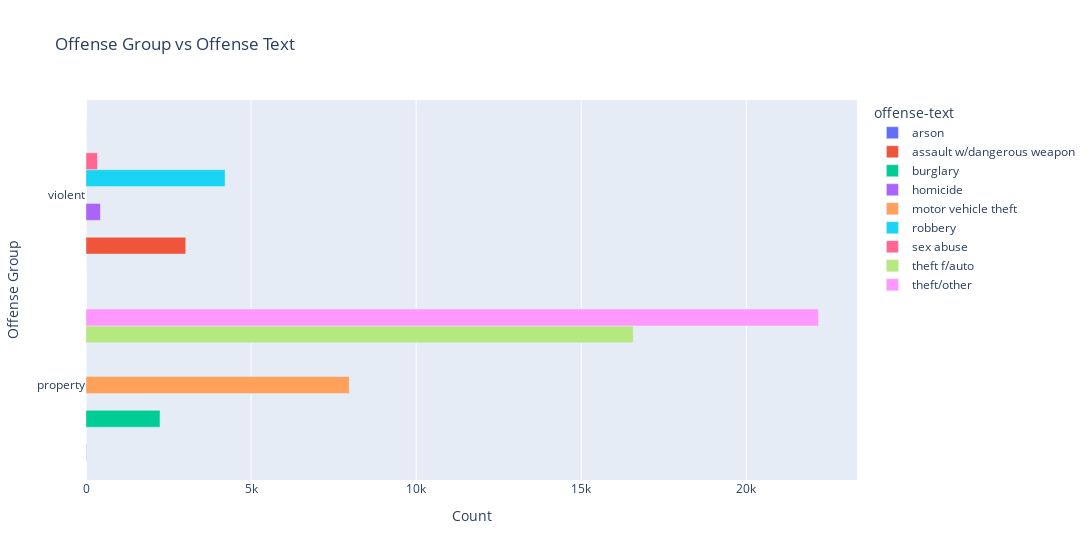

Notebook cell for this chart:
### Code cell
df = crime[:]

crosstab = pd.crosstab(df["offensegroup"], df["offense-text"])

fig = px.bar(crosstab, orientation='h', barmode='group', title='Offense Group vs Offense Text')
fig.update_layout(xaxis_title='Count', yaxis_title='Offense Group', width=1200)

fig.show()

### Figure 1 — Plotly figure (JSON) as saved in the notebook; plotly's stock layout.template omitted (floating-point values rounded to 4 significant figures)
{"data": [{"alignmentgroup": "True", "hovertemplate": "offense-text=arson<br>value=%{x}<br>offensegroup=%{y}<extra></extra>", "legendgroup": "arson", "marker": {"color": "#636efa", "pattern": {"shape": ""}}, "name": "arson", "offsetgroup": "arson", "orientation": "h", "showlegend": true, "textposition": "auto", "type": "bar", "x": [11, 0], "xaxis": "x", "y": ["property", "violent"], "yaxis": "y"}, {"alignmentgroup": "True", "hovertemplate": "offense-text=assault w/dangerous weapon<br>value=%{x}<br>offensegroup=%{y}<extra></extra>", "legendgroup": "assault w/dangerous weapon", "marker": {"color": "#EF553B", "pattern": {"shape": ""}}, "name": "assault w/dangerous weapon", "offsetgroup": "assault w/dangerous weapon", "orientation": "h", "showlegend": true, "textposition": "auto", "type": "bar", "x": [0, 3021], "xaxis": "x", "y": ["property", "violent"], "yaxis": "y"}, {"alignmentgroup": "True", "hovertemplate": "offense-text=burglary<br>value=%{x}<br>offensegroup=%{y}<extra></extra>", "legendgroup": "burglary", "marker": {"color": "#00cc96", "pattern": {"shape": ""}}, "name": "burglary", "offsetgroup": "burglary", "orientation": "h", "showlegend": true, "textposition": "auto", "type": "bar", "x": [2242, 0], "xaxis": "x", "y": ["property", "violent"], "yaxis": "y"}, {"alignmentgroup": "True", "hovertemplate": "offense-text=homicide<br>value=%{x}<br>offensegroup=%{y}<extra></extra>", "legendgroup": "homicide", "marker": {"color": "#ab63fa", "pattern": {"shape": ""}}, "name": "homicide", "offsetgroup": "homicide", "orientation": "h", "showlegend": true, "textposition": "auto", "type": "bar", "x": [0, 435], "xaxis": "x", "y": ["property", "violent"], "yaxis": "y"}, {"alignmentgroup": "True", "hovertemplate": "offense-text=motor vehicle theft<br>value=%{x}<br>offensegroup=%{y}<extra></extra>", "legendgroup": "motor vehicle theft", "marker": {"color": "#FFA15A", "pattern": {"shape": ""}}, "name": "motor vehicle theft", "offsetgroup": "motor vehicle theft", "orientation": "h", "showlegend": true, "textposition": "auto", "type": "bar", "x": [7972, 0], "xaxis": "x", "y": ["property", "violent"], "yaxis": "y"}, {"alignmentgroup": "True", "hovertemplate": "offense-text=robbery<br>value=%{x}<br>offensegroup=%{y}<extra></extra>", "legendgroup": "robbery", "marker": {"color": "#19d3f3", "pattern": {"shape": ""}}, "name": "robbery", "offsetgroup": "robbery", "orientation": "h", "showlegend": true, "textposition": "auto", "type": "bar", "x": [0, 4213], "xaxis": "x", "y": ["property", "violent"], "yaxis": "y"}, {"alignmentgroup": "True", "hovertemplate": "offense-text=sex abuse<br>value=%{x}<br>offensegroup=%{y}<extra></extra>", "legendgroup": "sex abuse", "marker": {"color": "#FF6692", "pattern": {"shape": ""}}, "name": "sex abuse", "offsetgroup": "sex abuse", "orientation": "h", "showlegend": true, "textposition": "auto", "type": "bar", "x": [0, 347], "xaxis": "x", "y": ["property", "violent"], "yaxis": "y"}, {"alignmentgroup": "True", "hovertemplate": "offense-text=theft f/auto<br>value=%{x}<br>offensegroup=%{y}<extra></extra>", "legendgroup": "theft f/auto", "marker": {"color": "#B6E880", "pattern": {"shape": ""}}, "name": "theft f/auto", "offsetgroup": "theft f/auto", "orientation": "h", "showlegend": true, "textposition": "auto", "type": "bar", "x": [16572, 0], "xaxis": "x", "y": ["property", "violent"], "yaxis": "y"}, {"alignmentgroup": "True", "hovertemplate": "offense-text=theft/other<br>value=%{x}<br>offensegroup=%{y}<extra></extra>", "legendgroup": "theft/other", "marker": {"color": "#FF97FF", "pattern": {"shape": ""}}, "name": "theft/other", "offsetgroup": "theft/other", "orientation": "h", "showlegend": true, "textposition": "auto", "type": "bar", "x": [22183, 0], "xaxis": "x", "y": ["property", "violent"], "yaxis": "y"}], "layout": {"barmode": "group", "legend": {"title": {"text": "offense-text"}, "tracegroupgap": 0}, "title": {"text": "Offense Group vs Offense Text"}, "width": 1200, "xaxis": {"anchor": "y", "domain": [0, 1], "title": {"text": "Count"}}, "yaxis": {"anchor": "x", "domain": [0, 1], "title": {"text": "Offense Group"}}}}
